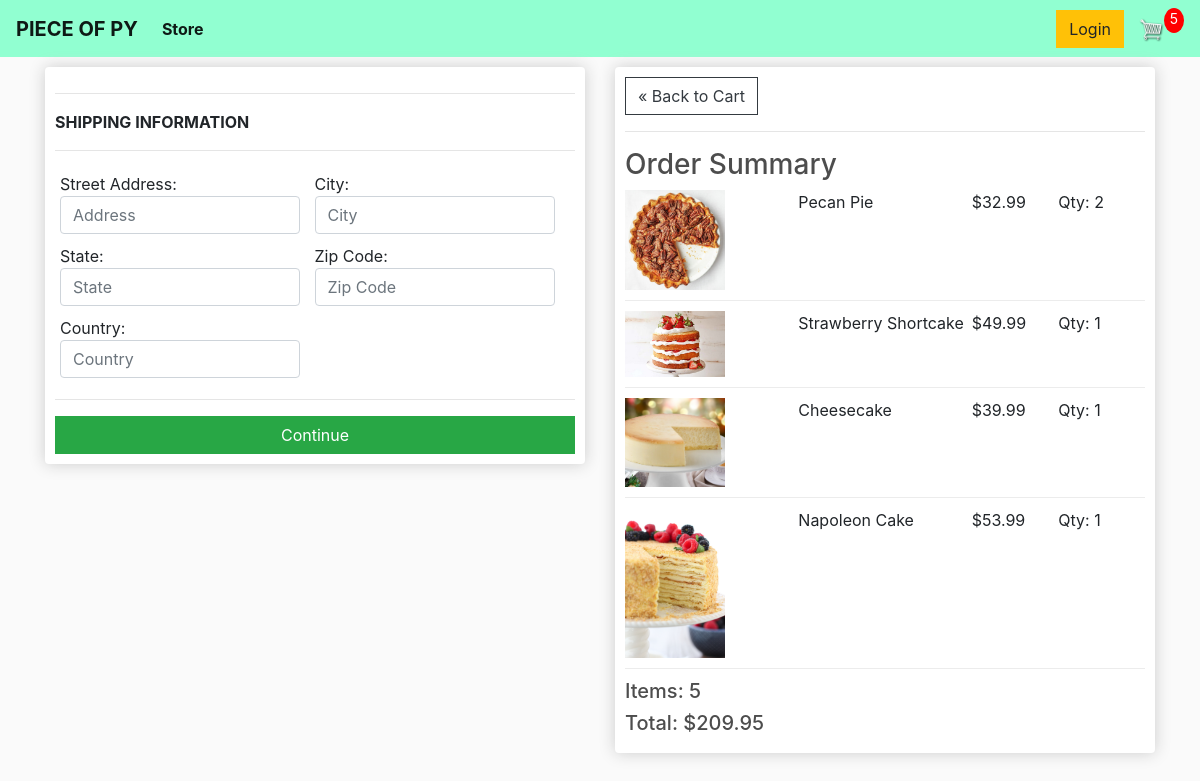
/checkout/ (signed in), run on an earlier commit of the app's database.
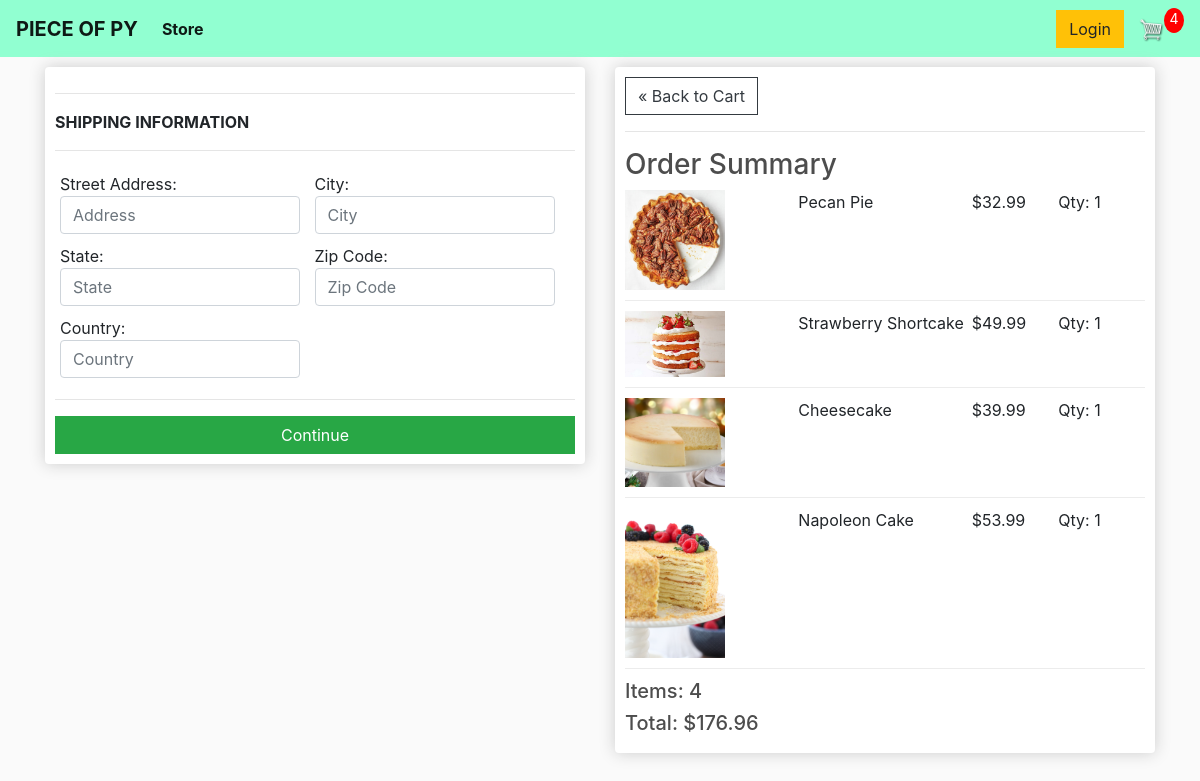
And on a later commit of the database.
### store/models.py (models this page shows, shortened)
class OrderItem(models.Model):
	product = models.ForeignKey(Product, on_delete=models.SET_NULL, blank=True, null=True)
	order = models.ForeignKey(Order, on_delete=models.SET_NULL, blank=True, null=True)
	quantity = models.IntegerField(default=0, null=True, blank=True)
	date_added = models.DateTimeField(auto_now_add=True)
	@property
	def get_total(self):
		total = self.product.price * self.quantity
		return total

class Order(models.Model):
	customer = models.ForeignKey(Customer, on_delete=models.SET_NULL, null=True, blank=True)
	date_ordered = models.DateTimeField(auto_now_add=True)
	complete = models.BooleanField(default=False, null=True, blank=False)
	transaction_id = models.CharField(max_length=100, null=True)
	@property
	def shipping(self):
		shipping = False
		orderitems = self.orderitem_set.all()
		for i in orderitems:
			if i.product.digital == False:
				shipping = True
		return shipping
	@property
	def get_cart_total(self):
		orderitems = self.orderitem_set.all()
		total = sum([item.get_total for item in orderitems])
		return total
	@property
	def get_cart_items(self):
		orderitems = self.orderitem_set.all()
		total = sum([item.quantity for item in orderitems])
		return total

class Product(models.Model):
  name = models.CharField(max_length=200, null=True)
  price = models.DecimalField(max_digits=10, decimal_places=2)
  digital = models.BooleanField(default=False, null=True, blank=True)
  image = models.ImageField(blank=True, null=True)
  @property
  def imageURL(self):
    try:
      url = self.image.url
    except:
      url = ''
    return url

### store/views.py (the view)
# urls.py: path('checkout/', views.checkout, name="checkout"),
def checkout(request):
	if request.user.is_authenticated:
		customer = request.user.customer
		order, created = Order.objects.get_or_create(customer=customer, complete=False)
		items = order.orderitem_set.all()
		cartItems = order.get_cart_items
	else:
		items = []
		order = {'get_cart_total':0, 'get_cart_items':0, 'shipping':False}
		cartItems = order['get_cart_items']
	context = {'items':items, 'order':order, 'cartItems':cartItems}
	return render(request, 'store/checkout.html', context)

### store/templates/store/checkout.html (shortened to what this page needs)
{% extends 'store/main.html' %}
{% load static %}
{% block content %}
 <div class="row">
   <div class="col-lg-6">
     <div class="box-element" id="form-wrapper">
       <form id="form">
         <div id="shipping-info">
          <hr>
          <p style="text-transform: uppercase;">
            <strong>Shipping Information </strong></p>
            <hr>
             <div class="form-field">
             Street Address: <input required class="form-control" type="text" name="adress" placeholder="Address">
             </div>
             <div class="form-field">
             City: <input required class="form-control" type="text" name="city" placeholder="City">
             </div>
             <div class="form-field">
             State: <input required class="form-control" type="text" name="state" placeholder="State">
             </div>
             <div class="form-field">
             Zip Code: <input required class="form-control" type="text" name="zipcode" placeholder="Zip Code">
             </div>
             <div class="form-field">
             Country: <input required class="form-control" type="text" name="country" placeholder="Country">
             </div>
            </div>
         <hr>
         <input type="text" id="form-button" class="btn btn-success btn-block" type="submit" value="Continue">
       </form>
     </div>
  <br/>
</div>
   <div class="col-lg-6">
     <div class="box-element">
      <a href="{% url 'cart' %}" class="btn btn-outline-dark">&#171; Back to Cart</a>
      <hr>
      <h3>Order Summary</h3>
      {% for item in items %}
      <div class="cart-row">
        <div style="flex:2"><img src="{{item.product.imageURL}}" alt="" class="row-image"></div>
        <div style="flex:2"><p>{{item.product.name}}</p></div>
        <div style="flex:1"><p>${{item.product.price|floatformat:2}}</p></div>
        <div style="flex:1"><p>Qty: {{item.quantity}}</p></div>
      </div>
      {% endfor %}
      <h5>Items: {{order.get_cart_items}}</h5>
      <h5>Total: ${{order.get_cart_total|floatformat:2}}</h5>
     </div>
   </div>
 </div>
{% endblock content %}

What changed in the data, as far as the page shows it:
changed OrderItem "Pecan Pie": quantity "2" → "1"
changed through a linked row, Order: get_cart_items "5" → "4"; get_cart_total "209.95" → "176.96"
Also different on the page:
{{ cartItems }}: "5" → "4"
